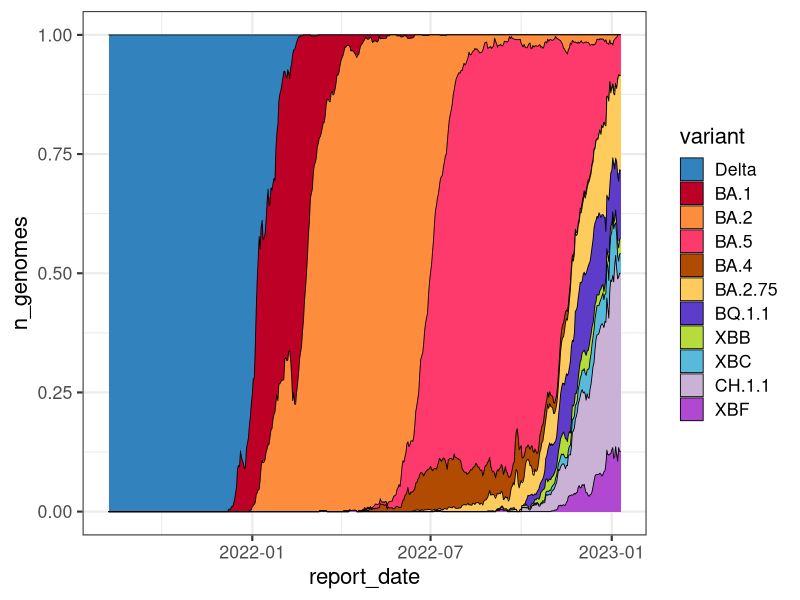

Generate this figure with R:
## ---- chunk 1
knitr::opts_chunk$set(
  fig.path = "images/"
)
## ---- chunk 2
library(lubridate)
library(tidyr)
library(ggplot2)
library(forcats)

voc <- read.csv("data/all_variant_counts.csv")
voc$report_date <- ymd(voc$report_date)
tidy_voc <- pivot_longer(voc, !report_date, names_to = "variant", values_to = "n_genomes")

order_of_arrival <- c("Delta", "BA.1", "BA.2", "BA.5", "BA.4", "BA.2.75", 
"BQ.1.1", "XBB", "XBC")

tidy_voc$variant <- fct_relevel(tidy_voc$variant, order_of_arrival)

voc_pal <-   c(`Delta` = "#3182bd", 
               `BA.1` = "#bd0026", 
               `BA.2` = "#fd8d3c", 
               `BA.4` = "#B14B02",
               `BA.5` = "#FD3A6B",
               `BA.2.75` = "#fecc5c", 
               `BQ.1.1`  = "#5d3cc9", 
               `CH.1.1` = "#cab2d6",
               `XBB` = "#b6db3a", 
               `XBC` = "#57badb",
               `XBF` = "#b148d2"
)


ggplot(tidy_voc, aes(report_date, n_genomes, fill=variant)) + 
    geom_area(position = 'fill', colour='black', size=0.3) +
    scale_fill_manual(values=voc_pal)+
    theme_bw(base_size = 16)  
